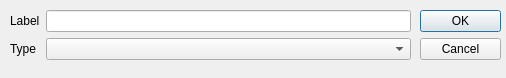
<?xml version="1.0" encoding="UTF-8"?>
<ui version="4.0">
 <class>NewEquipementDialog</class>
 <widget class="QDialog" name="NewEquipementDialog">
  <property name="geometry">
   <rect>
    <x>0</x>
    <y>0</y>
    <width>506</width>
    <height>78</height>
   </rect>
  </property>
  <property name="windowTitle">
   <string>Dialog</string>
  </property>
  <widget class="QDialogButtonBox" name="buttonBox">
   <property name="geometry">
    <rect>
     <x>420</x>
     <y>10</y>
     <width>81</width>
     <height>351</height>
    </rect>
   </property>
   <property name="orientation">
    <enum>Qt::Vertical</enum>
   </property>
   <property name="standardButtons">
    <set>QDialogButtonBox::Cancel|QDialogButtonBox::Ok</set>
   </property>
  </widget>
  <widget class="QWidget" name="formLayoutWidget">
   <property name="geometry">
    <rect>
     <x>10</x>
     <y>10</y>
     <width>401</width>
     <height>61</height>
    </rect>
   </property>
   <layout class="QFormLayout" name="formLayout">
    <item row="0" column="0">
     <widget class="QLabel" name="label">
      <property name="text">
       <string>Label</string>
      </property>
     </widget>
    </item>
    <item row="0" column="1">
     <widget class="QLineEdit" name="lineEdit"/>
    </item>
    <item row="1" column="0">
     <widget class="QLabel" name="label_2">
      <property name="text">
       <string>Type</string>
      </property>
     </widget>
    </item>
    <item row="1" column="1">
     <widget class="QComboBox" name="comboBox"/>
    </item>
   </layout>
  </widget>
 </widget>
 <resources/>
 <connections>
  <connection>
   <sender>buttonBox</sender>
   <signal>accepted()</signal>
   <receiver>NewEquipementDialog</receiver>
   <slot>accept()</slot>
   <hints>
    <hint type="sourcelabel">
     <x>248</x>
     <y>254</y>
    </hint>
    <hint type="destinationlabel">
     <x>157</x>
     <y>274</y>
    </hint>
   </hints>
  </connection>
  <connection>
   <sender>buttonBox</sender>
   <signal>rejected()</signal>
   <receiver>NewEquipementDialog</receiver>
   <slot>reject()</slot>
   <hints>
    <hint type="sourcelabel">
     <x>316</x>
     <y>260</y>
    </hint>
    <hint type="destinationlabel">
     <x>286</x>
     <y>274</y>
    </hint>
   </hints>
  </connection>
 </connections>
</ui>
